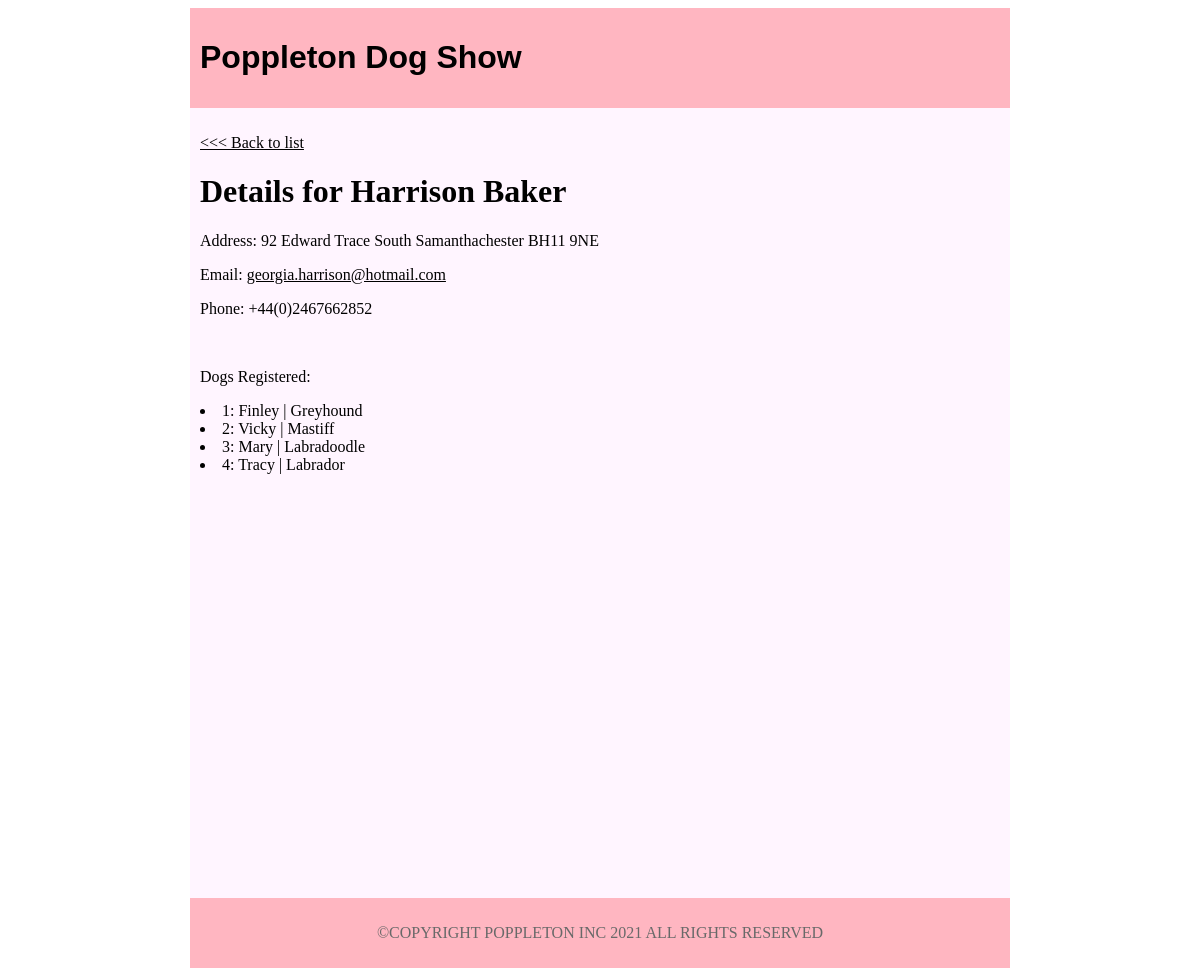
/owner_information.php?name=Harrison Baker, run on the app's committed database.
### tables this page shows
CREATE TABLE `owners` (
  `id` bigint(20) UNSIGNED NOT NULL,
  `name` text NOT NULL,
  `address` text NOT NULL,
  `email` text NOT NULL,
  `phone` text NOT NULL
);

CREATE TABLE `dogs` (
  `id` bigint(20) UNSIGNED NOT NULL,
  `name` text NOT NULL,
  `breed_id` bigint(20) UNSIGNED NOT NULL,
  `owner_id` bigint(20) UNSIGNED NOT NULL
);

CREATE TABLE `breeds` (
  `id` bigint(20) UNSIGNED NOT NULL,
  `name` text NOT NULL
);

### owner_information.php (the view, shortened to what this page needs)
<?php
include "connect.php";
$selectedName=$_GET['name'];
$query = $conn->prepare("SELECT * FROM owners WHERE owners.name = :name;");
$query->bindValue(':name', $selectedName);
$query->execute();
$ownerDetails=$query->fetch();
$query2 = $conn->prepare("SELECT dogs.name, breeds.name AS breed_name FROM owners, dogs, breeds WHERE owners.name = :name AND dogs.owner_id = owners.id AND dogs.breed_id = breeds.id;");
$query2->bindValue(':name', $selectedName);
$query2->execute();
$listOfDogs=$query2->fetchAll();
?>
<div class="content">
	<p><a href="index.php"><<< Back to list</a></p>
	<?php
  	if($ownerDetails){
  		echo "<h1>Details for $selectedName</h1>";
		echo "<p>Address: {$ownerDetails['address']}</p>";
		echo "<p>Email:  <a href = 'mailto: '. $ownerDetails[email]>{$ownerDetails['email']}</a></p>";
		echo "<p>Phone: {$ownerDetails['phone']}</p> <br>";
		echo "<p>Dogs Registered: </p>";
		if($listOfDogs){
			$count = 1;
   			foreach ($listOfDogs as $dog) {
   				echo "<li>";
        		echo "$count: {$dog['name']} | {$dog['breed_name']}";
        		echo "</li>";
        		$count = $count + 1;
 			}
 		} else{
   		 echo "This owner has not registered any dogs";
 		}
	} else {
		echo "<p>We can't find any owners under this name.</p>";
	}
	?>
</div>
</body>
</html>

### data on the page
owners: address "92 Edward Trace South Samanthachester BH11 9NE", email "georgia.harrison@hotmail.com", phone "+44(0)2467662852"
dogs: name "Finley", breed.name "Greyhound"
dogs: name "Vicky", breed.name "Mastiff"
dogs: name "Mary", breed.name "Labradoodle"
dogs: name "Tracy", breed.name "Labrador"

### other printed values
$selectedName "Harrison Baker"
